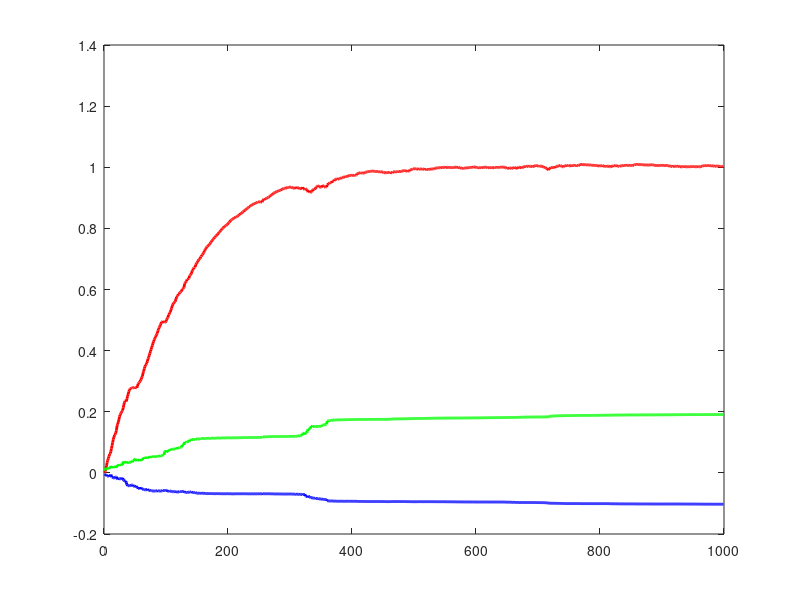

The MATLAB script that drew this image: (Note: this script raises an error after producing the figure.)
% Projection Algorithm
N = 1000;
alpha_pa = 0.1;
gamma_pa = 0.01;

a_desired = 1; 
b_desired = 0.5;
c_desired = -0.5;

u = ones(N, 1);
y = zeros(N, 1);
E = load("e.mat");
e = E(1).e;

for t = 2:N
    y(t) = -a_desired * y(t-1) + b_desired * u(t-1) + c_desired * e(t-1) + e(t);
end

theta_hat = zeros(3, 1); % [a, b, c]
phi = zeros(3, 1);

theta_store = zeros(3, N);

for t = 2:N
    phi = [-y(t-1); u(t-1); e(t-1)];
    error = y(t) - phi' * theta_hat;
    K = (gamma_pa*phi)/(alpha_pa + phi'*phi);
    theta_hat = theta_hat + K*error;
    theta_store(:, t) = theta_hat;
end

% Plot the results
figure;
plot(theta_store(1, 2:N), 'r', 'LineWidth', 2); 
hold on;
plot(theta_store(2, 2:N), 'g', 'LineWidth', 2);
plot(theta_store(3, 2:N), 'b', 'LineWidth', 2);
yline(a_desired, '--r', 'Desired a');
yline(b_desired, '--g', 'Desired b');
yline(c_desired, '--b', 'Desired c');
xlabel('Sample');
legend('a estimate', 'b estimate', 'c estimate', 'Location', 'Best');
title('Projection Algorithm');
grid on;
f = gcf;
exportgraphics(f,'PA_1.png');